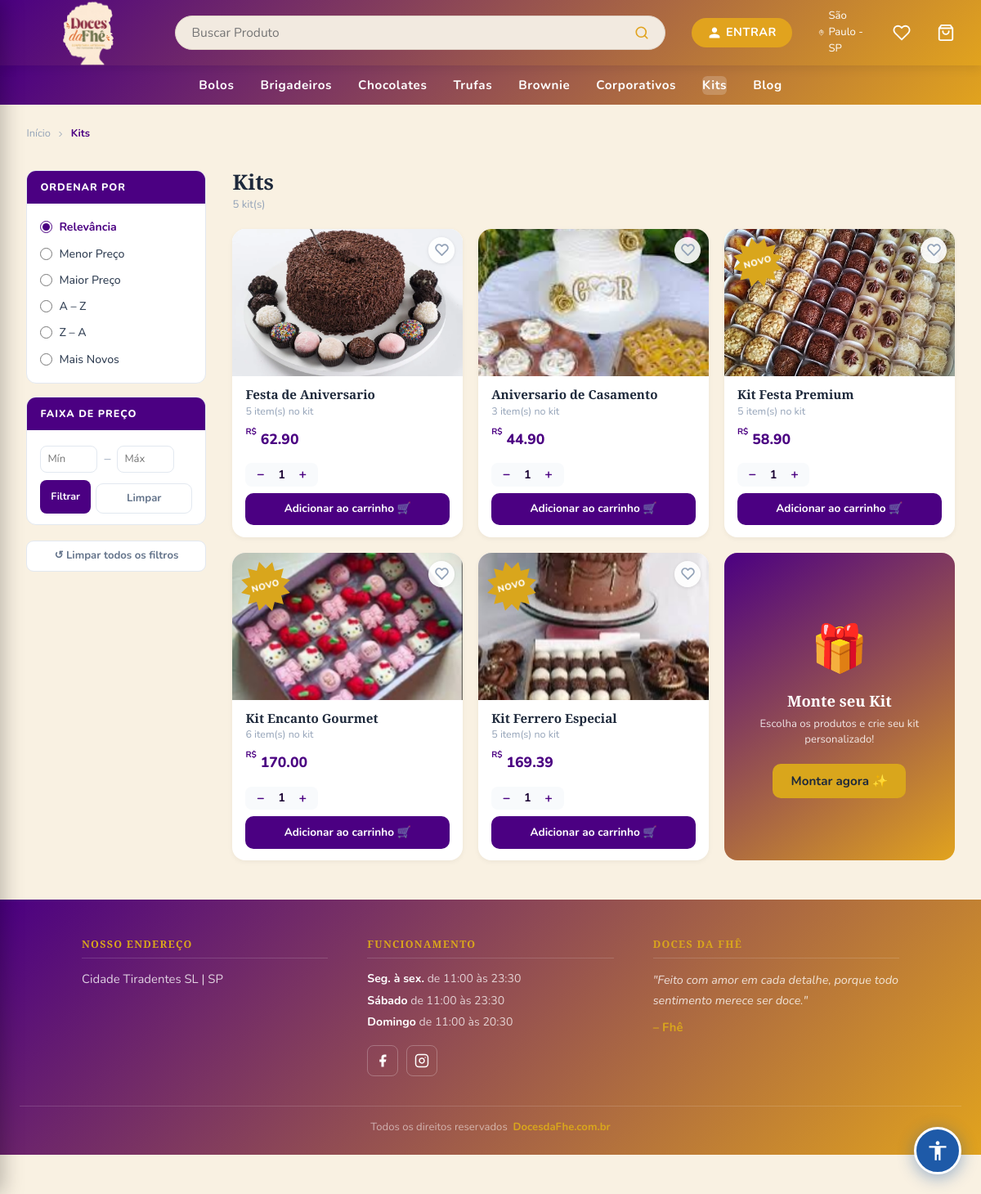
/kits_loja, run on the app's committed database.
### models.py (models this page shows, shortened)
class Kit(db.Model):
    __tablename__ = 'kits'
    id = db.Column(db.Integer, primary_key=True)
    name = db.Column(db.String(200), nullable=False)
    resumo = db.Column(db.String(400), nullable=True)
    description = db.Column(db.Text, nullable=True)
    created_by = db.Column(
        db.Integer, db.ForeignKey('users.id'), nullable=False)
    is_admin_kit = db.Column(db.Boolean, default=False)   # True = admin kit
    ativo = db.Column(db.Boolean, default=True, nullable=False)
    created_at = db.Column(db.DateTime, default=datetime.utcnow)
    updated_at = db.Column(
        db.DateTime, default=datetime.utcnow, onupdate=datetime.utcnow)
    image_url      = db.Column(db.String(500), nullable=True)
    estoque        = db.Column(db.Integer, default=0, nullable=False)
    estoque_minimo = db.Column(db.Integer, default=5, nullable=False)
    products = db.relationship(
        'KitProduct', backref='kit', cascade='all, delete-orphan')
    creator = db.relationship('User', backref='kits')
    @property
    def total_price(self):
        return sum(kp.product.price * kp.quantity for kp in self.products)

class Product(db.Model):
    __tablename__ = "products"
    id          = db.Column(db.Integer, primary_key=True)
    name        = db.Column(db.String(200), nullable=False, index=True)
    resumo      = db.Column(db.String(400), nullable=True)
    description = db.Column(db.String(800), nullable=False)
    image_url   = db.Column(db.String(300))
    price       = db.Column(db.Numeric(10, 2), nullable=False)
    category          = db.Column(db.String(100), nullable=True, default='geral')  # ✅ NOVO
    ativo             = db.Column(db.Boolean, default=True, nullable=False)
    estoque           = db.Column(db.Integer, default=0, nullable=False)
    estoque_minimo    = db.Column(db.Integer, default=5, nullable=False)
    quantidade_minima = db.Column(db.Integer, default=1, nullable=False)
    quantidade_maxima = db.Column(db.Integer, nullable=True)
    created_at     = db.Column(db.DateTime, default=datetime.utcnow)

class KitProduct(db.Model):
    __tablename__ = 'kit_products'
    kit_id = db.Column(db.Integer, db.ForeignKey('kits.id'), primary_key=True)
    product_id = db.Column(db.Integer, db.ForeignKey(
        'products.id'), primary_key=True)
    quantity = db.Column(db.Integer, default=1)
    added_at = db.Column(db.DateTime, default=datetime.utcnow)
    product = db.relationship('Product')

### app.py (the view)
@app.route('/kits_loja')
def kits_loja():
    kits = Kit.query.filter_by(is_admin_kit=True, ativo=True).all()
    produtos = Product.query.filter_by(ativo=True).order_by(Product.category, Product.name).all()
    fav_p, fav_k, fav_e = _fav_sets(current_user.id) if current_user.is_authenticated else (set(), set(), set())
    return render_template('kits/kits_loja.html', kits=kits, produtos=produtos,
                           fav_p=fav_p, fav_k=fav_k, fav_e=fav_e)

### app.py (called while the page is built)
@app.context_processor
def inject_globals():
    if current_user.is_authenticated:
        total_itens = db.session.query(
            db.func.sum(CarrinhoItem.quantidade)
        ).filter_by(user_id=current_user.id).scalar() or 0
    else:
        total_itens = 0
    site_config = SiteConfig.query.first()
    return dict(carrinho_total=total_itens, site_config=site_config)

### templates/kits/kits_loja.html (shortened to what this page needs)
{% extends "admin/base.html" %}
{% block styles %}
<link rel="stylesheet" href="{{ url_for('static', filename='dashboard.css') }}">
{% endblock %}
{% block content %}
<header>
  <div class="logo">
    <a href="{{ url_for('dashboard') }}">
      <img class="logo-img" src="{{ url_for('static', filename=site_config.logo_url if site_config and site_config.logo_url else 'uploads/logo.png') }}" alt="{{ site_config.site_name if site_config else 'Doces da Fhê' }}" />
    </a>
  </div>
  <div class="search-bar-wrap">
    <div class="search-bar">
      <input type="text" id="searchInput" placeholder="Buscar Produto" onkeydown="if(event.key==='Enter') buscarGlobal()" />
      <button onclick="buscarGlobal()" aria-label="Buscar"><svg xmlns="http://www.w3.org/2000/svg" width="18" height="18" viewBox="0 0 24 24" fill="none" stroke="currentColor" stroke-width="2.2" stroke-linecap="round" stroke-linejoin="round"><circle cx="11" cy="11" r="8"/><line x1="21" y1="21" x2="16.65" y2="16.65"/></svg></button>
    </div>
  </div>
  <div class="header-right">
    {% if current_user.is_authenticated %}
      <div class="user-menu">
        <span class="btn-entrar user-btn" onclick="this.closest('.user-menu').classList.toggle('open')"><svg xmlns="http://www.w3.org/2000/svg" width="16" height="16" viewBox="0 0 24 24" fill="currentColor"><path d="M12 12c2.7 0 4.8-2.1 4.8-4.8S14.7 2.4 12 2.4 7.2 4.5 7.2 7.2 9.3 12 12 12zm0 2.4c-3.2 0-9.6 1.6-9.6 4.8v2.4h19.2v-2.4c0-3.2-6.4-4.8-9.6-4.8z"/></svg> Bem-vindo, {% if current_user.is_admin %}Admin{% else %}{{ (current_user.name or current_user.email).split()[0] }}{% endif %}</span>
        <div class="user-dropdown">
          <a href="{{ url_for('meus_pedidos') }}" class="user-dropdown-item">Meus Pedidos</a>
          <a href="{{ url_for('logout') }}" class="user-dropdown-item">Sair &rarr;</a>
        </div>
      </div>
    {% else %}
      <a href="{{ url_for('login') }}" class="btn-entrar"><svg xmlns="http://www.w3.org/2000/svg" width="16" height="16" viewBox="0 0 24 24" fill="currentColor"><path d="M12 12c2.7 0 4.8-2.1 4.8-4.8S14.7 2.4 12 2.4 7.2 4.5 7.2 7.2 9.3 12 12 12zm0 2.4c-3.2 0-9.6 1.6-9.6 4.8v2.4h19.2v-2.4c0-3.2-6.4-4.8-9.6-4.8z"/></svg> ENTRAR</a>
    {% endif %}
    <span class="location"> São Paulo - SP</span>
    <a href="{{ url_for('favoritos') }}" class="cart-icon-wrap" title="Favoritos"><svg width="22" height="22" viewBox="0 0 24 24" fill="none" stroke="white" stroke-width="2" stroke-linecap="round" stroke-linejoin="round"><path d="M20.84 4.61a5.5 5.5 0 0 0-7.78 0L12 5.67l-1.06-1.06a5.5 5.5 0 0 0-7.78 7.78l1.06 1.06L12 21.23l7.78-7.78 1.06-1.06a5.5 5.5 0 0 0 0-7.78z"/></svg></a>
    <a href="{{ url_for('carrinho') }}" class="cart-icon-wrap"><svg width="22" height="22" fill="white" viewBox="0 0 24 24"><path d="M6 2 3 6v14a2 2 0 0 0 2 2h14a2 2 0 0 0 2-2V6l-3-4zM3 6h18M16 10a4 4 0 0 1-8 0" stroke="white" stroke-width="2" fill="none" stroke-linecap="round" stroke-linejoin="round"/></svg>{% if carrinho_total > 0 %}<span class="cart-badge">{{ carrinho_total }}</span>{% endif %}</a>
  </div>
</header>
<nav>
  <a href="{{ url_for('categoria', nome='bolos') }}">Bolos</a>
  <a href="{{ url_for('categoria', nome='brigadeiros') }}">Brigadeiros</a>
  <a href="{{ url_for('categoria', nome='chocolates') }}">Chocolates</a>
  <a href="{{ url_for('categoria', nome='trufas') }}">Trufas</a>
  <a href="{{ url_for('categoria', nome='brownie') }}">Brownie</a>
  <a href="{{ url_for('categoria', nome='corporativos') }}">Corporativos</a>
  <a href="{{ url_for('kits_loja') }}" class="nav-active">Kits</a>
  <a href="{{ url_for('blog.index') }}">Blog</a>
</nav>
<div class="cat-wrap">
  <div class="cat-breadcrumb">
    <a href="{{ url_for('dashboard') }}">Início</a>
    <svg width="12" height="12" viewBox="0 0 24 24" fill="none" stroke="currentColor" stroke-width="2"><polyline points="9 18 15 12 9 6"/></svg>
    <span>Kits</span>
  </div>
  <aside class="cat-sidebar" id="catSidebar">
    <div class="cat-filter-box">
      <div class="cat-filter-title">Ordenar por</div>
      <div class="cat-filter-body">
        <label class="cat-filter-option active-opt"><input type="radio" name="ordenar" value="relevancia" checked onchange="ordenar(this.value)"> Relevância</label>
        <label class="cat-filter-option"><input type="radio" name="ordenar" value="menor_preco" onchange="ordenar(this.value)"> Menor Preço</label>
        <label class="cat-filter-option"><input type="radio" name="ordenar" value="maior_preco" onchange="ordenar(this.value)"> Maior Preço</label>
        <label class="cat-filter-option"><input type="radio" name="ordenar" value="az" onchange="ordenar(this.value)"> A – Z</label>
        <label class="cat-filter-option"><input type="radio" name="ordenar" value="za" onchange="ordenar(this.value)"> Z – A</label>
        <label class="cat-filter-option"><input type="radio" name="ordenar" value="novos" onchange="ordenar(this.value)"> Mais Novos</label>
      </div>
    </div>
    <div class="cat-filter-box">
      <div class="cat-filter-title">Faixa de Preço</div>
      <div class="cat-filter-body">
        <div class="price-range-row">
          <input type="number" id="precoMin" placeholder="Mín" min="0" step="0.01">
          <span style="color:#94a3b8;">–</span>
          <input type="number" id="precoMax" placeholder="Máx" min="0" step="0.01">
        </div>
        <div style="margin-top:.6rem;display:flex;gap:.4rem;">
          <button class="btn-filtrar-preco" onclick="filtrarPreco()">Filtrar</button>
          <button class="btn-limpar-filtros" onclick="limparPreco()">Limpar</button>
        </div>
      </div>
    </div>
    <button class="btn-limpar-filtros" onclick="limparTudo()">↺ Limpar todos os filtros</button>
  </aside>
  <div>
    <div class="cat-main-header">
      <div>
        <h1 class="cat-main-title">Kits</h1>
        <div class="cat-count" id="catCount">{{ kits | length }} kit(s)</div>
      </div>
    </div>
    <div class="cat-grid" id="catGrid">
      {% for kit in kits %}
      <div class="cat-card kit-item"
           data-nome="{{ kit.name | lower }}"
           data-preco="{{ kit.total_price }}"
           data-created="{{ kit.created_at.timestamp() if kit.created_at else 0 }}">
        <div class="cat-card-img">
          {% if kit.image_url %}<img src="{{ url_for('static', filename=kit.image_url) }}" alt="{{ kit.name }}">{% else %}🎁{% endif %}
        </div>
        <button class="btn-fav {% if kit.id in fav_k %}ativo{% endif %}" data-tipo="kit" data-id="{{ kit.id }}" onclick="toggleFav(this)" title="Favoritar">
          <svg viewBox="0 0 24 24" width="17" height="17"><path d="M20.84 4.61a5.5 5.5 0 0 0-7.78 0L12 5.67l-1.06-1.06a5.5 5.5 0 0 0-7.78 7.78l1.06 1.06L12 21.23l7.78-7.78 1.06-1.06a5.5 5.5 0 0 0 0-7.78z"/></svg>
        </button>
        {% if site_config.new_badge_ativo != false and kit.created_at and (now() - kit.created_at).days < (site_config.new_badge_days or 7) %}<span class="badge-novo">Novo</span>{% endif %}
        <a href="{{ url_for('kit_detalhe', kit_id=kit.id) }}" style="text-decoration:none;color:inherit;display:block;">
          <div class="cat-card-body">
            <h3>{{ kit.name }}</h3>
            <p class="kit-itens">{{ kit.products|length }} item(s) no kit</p>
          </div>
        </a>
        <div class="cat-price"><sup>R$</sup> {{ "%.2f"|format(kit.total_price) }}</div>
        <div class="cat-card-footer">
          <div class="cat-qty" id="qty-kit-{{ kit.id }}" data-id="{{ kit.id }}">
            <button onclick="changeKitQty(+this.closest('[data-id]').dataset.id, -1)">−</button>
            <span>1</span>
            <button onclick="changeKitQty(+this.closest('[data-id]').dataset.id, 1)">+</button>
          </div>
        </div>
        <form method="POST" action="{{ url_for('adicionar_carrinho') }}">
          <button type="submit" class="btn-add-cart">Adicionar ao carrinho 🛒</button>
        </form>
      </div>
      {% endfor %}
      <div class="kit-montar-card">
        <div style="font-size:3.5rem;">🎁</div>
        <h3>Monte seu Kit</h3>
        <p>Escolha os produtos e crie seu kit personalizado!</p>
        <a href="{{ url_for('montar_kit') }}" class="btn-montar">Montar agora ✨</a>
      </div>
    </div>
  </div>
</div>
<footer class="footer">
  <div class="footer-container">
    <div class="footer-col"><h3 class="footer-titulo">NOSSO ENDEREÇO</h3><p class="footer-endereco">Cidade Tiradentes SL | SP</p></div>
    <div class="footer-col">
      <h3 class="footer-titulo">FUNCIONAMENTO</h3>
      <p class="footer-hora"><strong>Seg. à sex.</strong> de 11:00 às 23:30</p>
      <p class="footer-hora"><strong>Sábado</strong> de 11:00 às 23:30</p>
      <p class="footer-hora"><strong>Domingo</strong> de 11:00 às 20:30</p>
      <div class="footer-social">
        <a href="https://www.facebook.com/Docesdafhe/" target="_blank" rel="noopener" class="social-icon" aria-label="Facebook"><svg xmlns="http://www.w3.org/2000/svg" width="18" height="18" viewBox="0 0 24 24" fill="currentColor"><path d="M18 2h-3a5 5 0 0 0-5 5v3H7v4h3v8h4v-8h3l1-4h-4V7a1 1 0 0 1 1-1h3z"/></svg></a>
        <a href="https://www.instagram.com/docesdafhe/" target="_blank" rel="noopener" class="social-icon" aria-label="Instagram"></a>
      </div>
    </div>
    <div class="footer-col"><h3 class="footer-titulo">DOCES DA FHÊ</h3><p class="footer-quote">"Feito com amor em cada detalhe, porque todo sentimento merece ser doce."</p><p class="footer-assinatura">– Fhê</p></div>
  </div>
  <div class="footer-bottom">Todos os direitos reservados &nbsp;<a href="#" class="footer-site">DocesdaFhe.com.br</a></div>
</footer>
{% endblock %}

### templates/admin/base.html (shortened to what this page needs)
<!DOCTYPE html>
<html>
<head>
  <link href="https://cdn.jsdelivr.net/npm/bootstrap@5.3.0/dist/css/bootstrap.min.css" rel="stylesheet">
  <link rel="stylesheet" href="https://cdnjs.cloudflare.com/ajax/libs/cropperjs/1.6.1/cropper.min.css">
  {% block styles %}{% endblock %}
  <link rel="stylesheet" href="{{ url_for('dynamic_styles') }}">
  {% if not request.path.startswith('/admin') and request.path not in ['/login', '/signup', '/logout', '/forgot-password', '/change-password'] and not request.path.startswith('/reset-password') %}
  <link rel="stylesheet" href="{{ url_for('static', filename='accessibility.css') }}">
  {% endif %}
</head>
<body>
<div class="acc-content-wrap">
<main id="acc-main-content">
{% block content %}
{% endblock %}
</main>
</div>
{% if not request.path.startswith('/admin') and request.path not in ['/login', '/signup', '/logout', '/forgot-password', '/change-password'] and not request.path.startswith('/reset-password') %}
<label for="acc-open" class="acc-fab" role="button" aria-label="Abrir painel de acessibilidade" title="Acessibilidade">
  <svg xmlns="http://www.w3.org/2000/svg" width="28" height="28" viewBox="0 0 24 24" fill="currentColor">
    <path d="M12 2c1.1 0 2 .9 2 2s-.9 2-2 2-2-.9-2-2 .9-2 2-2zm9 7h-6v13h-2v-6h-2v6H9V9H3V7h18v2z"/>
  </svg>
</label>
{% endif %}
</body>
</html>

### static/accessibility.css (style rules this page uses)
:root { --acc-blue: #1E5AA8; --acc-blue-dark: #154080; --acc-blue-light: #dbeafe; }
.acc-fab { position: fixed; bottom: 24px; right: 24px; width: 58px; height: 58px; border-radius: 50%; background: var(--acc-blue); color: #fff; border: 3px solid #fff; cursor: pointer; z-index: 99990; box-shadow: 0 4px 20px rgba(30,90,168,.45); display: flex; align-items: center; justify-content: center; transition: transform .2s, background .2s, box-shadow .2s; user-select: none; }
.acc-content-wrap { min-height: 100vh; }

### templates/admin/base.html (style rules this page uses)
:root { --color-primary: #5B6D3D; --color-secondary: #D67155; --color-accent: #F3B651; --color-dark: #932E50; --color-bg: #F4F6FB; --color-white: #FFFFFF; --color-text: #1e293b; --color-muted: #64748b; --color-border: #e2e8f0; --sidebar-bg: #D67155; --sidebar-hover: rgba(255,255,255,.12); --sidebar-active: rgba(255,255,255,.2); --shadow-sm: 0 1px 4px rgba(0,0,0,.06); --shadow-md: 0 4px 12px rgba(0,0,0,.08); --shadow-lg: 0 8px 24px rgba(0,0,0,.12); --radius-sm: 6px; --radius-md: 10px; --radius-lg: 16px; }
*, *::before, *::after { box-sizing: border-box; }
body { font-family: 'Nunito', sans-serif !important; background: var(--color-bg); color: var(--color-text); margin: 0 !important; padding: 0 !important; }

### data on the page
Kit: image_url (picture), name "Festa de Aniversario", products|length "5"
Product: total_price "62.90", total_price "58.90", total_price "170.00"
Kit: image_url (picture), name "Aniversario de Casamento", products|length "3"
Product: total_price "44.90"
Kit: image_url (picture), name "Kit Festa Premium", products|length "5"
Kit: image_url (picture), name "Kit Encanto Gourmet", products|length "6"
Kit: image_url (picture), name "Kit Ferrero Especial", products|length "5"
Product: total_price "169.39"

### other printed values
{{ kits | length }} "5"
